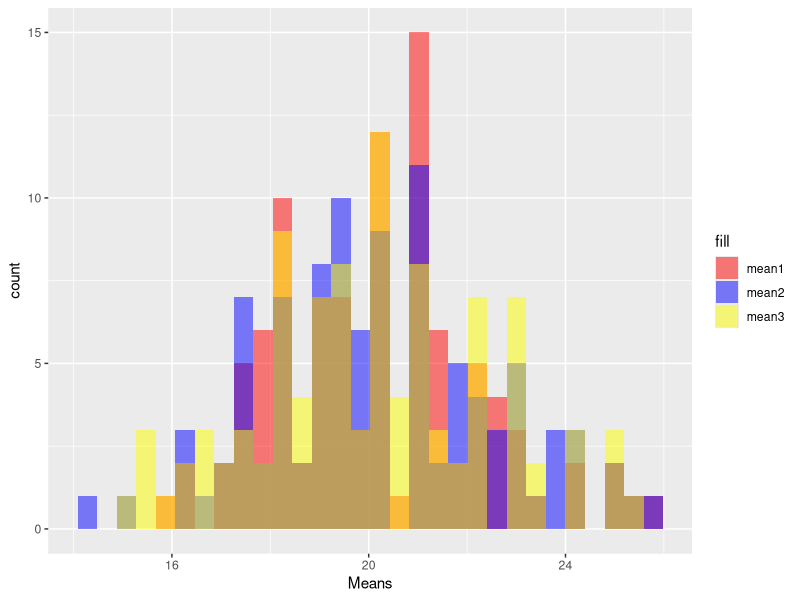
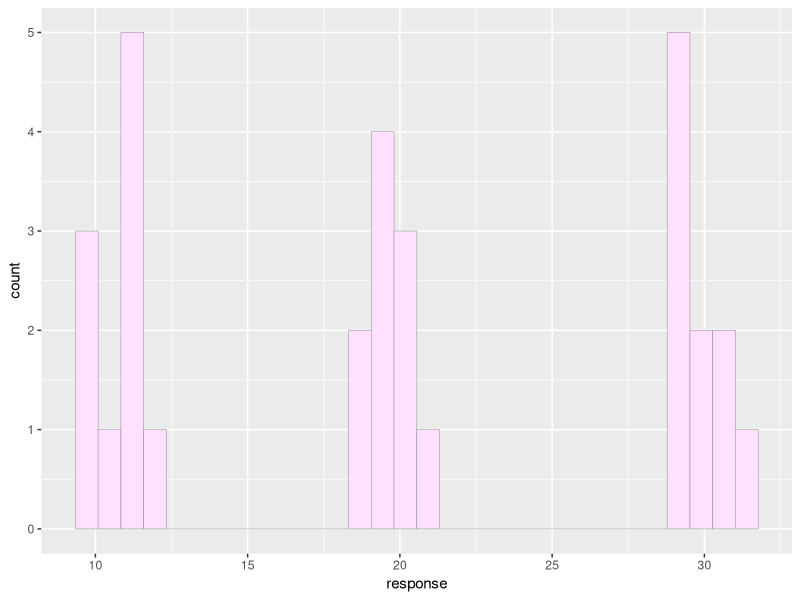

These charts were generated, in order, by the following R code:
## ---- chunk 1
knitr::opts_chunk$set(echo = TRUE)
## ---- chunk 2
find_zeroes <- function(myvect = c(0,0,0)) {
  counter <- 0
  zeroes <- sum(myvect == 0)
  for (i in 1:zeroes) {
    counter <- counter + 1 
  }
  return(counter)
}

find_zeroes()
find_zeroes(c(1,0,4,0,2,0,6,0,0,0,4,25))
## ---- chunk 3
myvect = c(0,0,0)

num_zeroes <- sum(myvect==0)
print(num_zeroes)

## ---- chunk 4
make_matrix <- function(nrow=5, ncol=3) {
  m <- matrix(data=0, ncol = ncol, nrow = nrow)  #not a square matrix
  for (i in 1:nrow(m)) {
    for (j in 1:ncol(m)) {
      m[i,j] <- m[i,j] + i*j
      }  # end of column j loop
    }  # end of row i loop
  return(m)
  print(m)
}

make_matrix()
make_matrix(4,3)
## ---- chunk 5
set.seed(23)

# Number of samples in each group
n <- 10

# Means for each group
group_means <- c(10, 20, 30)

# Generate data for each group
group1 <- rnorm(n, mean = group_means[1])
group2 <- rnorm(n, mean = group_means[2])
group3 <- rnorm(n, mean = group_means[3])

# Combine data into a single data frame
mydata <- data.frame(
  group = rep(c("Group1", "Group2", "Group3"), each = n),
  response = c(group1, group2, group3)
)
## ---- chunk 6
reshuffle_and_calculate_means <- function(data=mydata) {
  # Reshuffle response variable
  shuffled_response <- sample(data$response)
  data$response <- shuffled_response
  
  # Calculate means for each group
  means <- tapply(data$response, data$group, mean)
  
  return(means)
  print(means)
}

reshuffle_and_calculate_means()
## ---- chunk 7
newdata <- data.frame()
for (i in 1:100) {
  mymeans <- reshuffle_and_calculate_means()
  newdata <- rbind(newdata, data.frame(
    replicate = i,
    mean1 = mymeans[1],
    mean2 = mymeans[2],
    mean3 = mymeans[3]
  ))
}
## ---- chunk 8
library(ggplot2)
ggplot(data = newdata) +
  geom_histogram(aes(x=mean1, fill="mean1"), alpha = 0.5) +
  geom_histogram(aes(x=mean2, fill="mean2"), alpha = 0.5) +
  geom_histogram(aes(x=mean3, fill="mean3"), alpha = 0.5) +
  scale_fill_manual(values = c("mean1" = "red", "mean2" = "blue", "mean3" = "yellow")) +
  labs(x= "Means", y= "count")


ggplot(data = mydata) +
  geom_histogram(aes(x=response), color="grey60",fill="thistle1",size=0.2)
